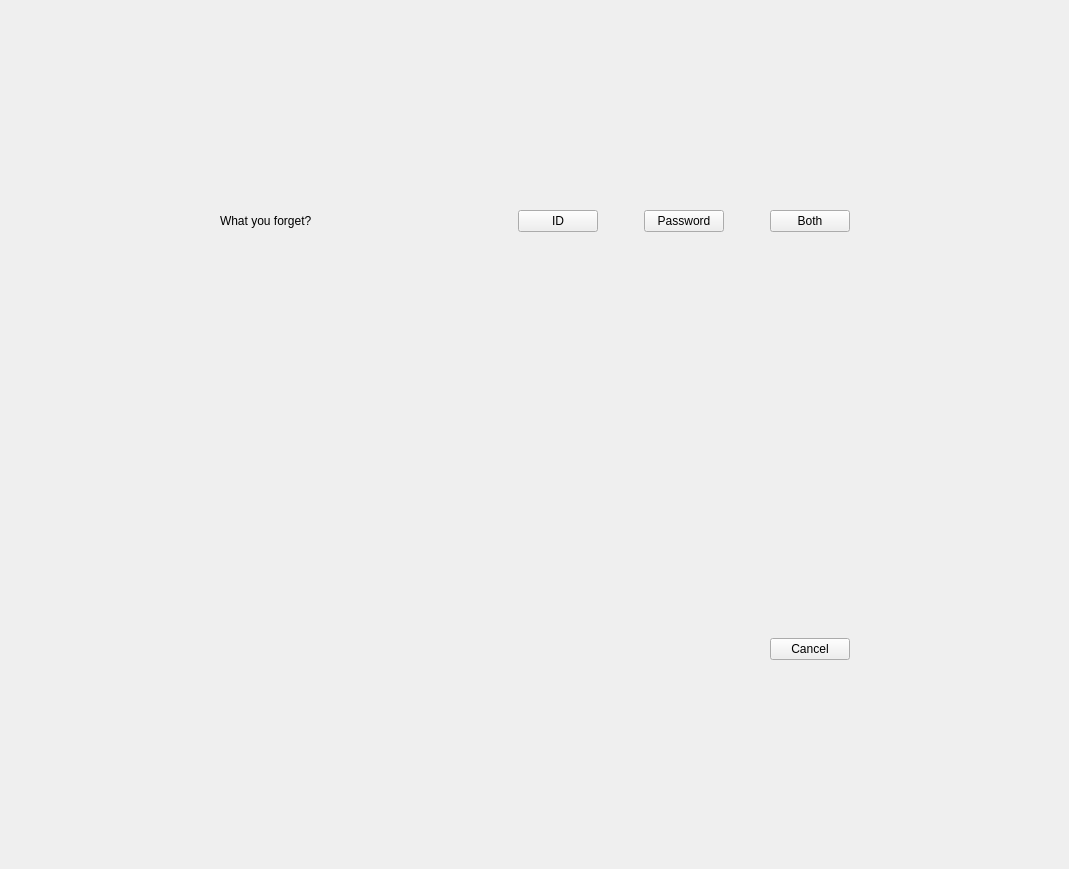
<?xml version="1.0" encoding="UTF-8"?>
<ui version="4.0">
 <class>Form</class>
 <widget class="QWidget" name="Form">
  <property name="geometry">
   <rect>
    <x>0</x>
    <y>0</y>
    <width>1069</width>
    <height>869</height>
   </rect>
  </property>
  <property name="windowTitle">
   <string>Forgotten your ID and password</string>
  </property>
  <property name="styleSheet">
   <string notr="true">font: 14pt &quot;Segoe UI&quot;;</string>
  </property>
  <layout class="QGridLayout" name="gridLayout_2">
   <item row="0" column="0">
    <layout class="QGridLayout" name="gridLayout">
     <item row="0" column="1">
      <spacer name="verticalSpacer_2">
       <property name="orientation">
        <enum>Qt::Vertical</enum>
       </property>
       <property name="sizeHint" stdset="0">
        <size>
         <width>20</width>
         <height>40</height>
        </size>
       </property>
      </spacer>
     </item>
     <item row="1" column="0">
      <spacer name="horizontalSpacer_3">
       <property name="orientation">
        <enum>Qt::Horizontal</enum>
       </property>
       <property name="sizeHint" stdset="0">
        <size>
         <width>40</width>
         <height>20</height>
        </size>
       </property>
      </spacer>
     </item>
     <item row="1" column="1">
      <layout class="QVBoxLayout" name="verticalLayout">
       <item>
        <layout class="QHBoxLayout" name="horizontalLayout">
         <item>
          <widget class="QLabel" name="label">
           <property name="text">
            <string>What you forget?</string>
           </property>
          </widget>
         </item>
         <item>
          <spacer name="horizontalSpacer">
           <property name="orientation">
            <enum>Qt::Horizontal</enum>
           </property>
           <property name="sizeHint" stdset="0">
            <size>
             <width>200</width>
             <height>20</height>
            </size>
           </property>
          </spacer>
         </item>
         <item>
          <widget class="QPushButton" name="idButton">
           <property name="text">
            <string>ID</string>
           </property>
          </widget>
         </item>
         <item>
          <spacer name="horizontalSpacer_5">
           <property name="orientation">
            <enum>Qt::Horizontal</enum>
           </property>
           <property name="sizeHint" stdset="0">
            <size>
             <width>40</width>
             <height>20</height>
            </size>
           </property>
          </spacer>
         </item>
         <item>
          <widget class="QPushButton" name="passButton">
           <property name="text">
            <string>Password</string>
           </property>
          </widget>
         </item>
         <item>
          <spacer name="horizontalSpacer_6">
           <property name="orientation">
            <enum>Qt::Horizontal</enum>
           </property>
           <property name="sizeHint" stdset="0">
            <size>
             <width>40</width>
             <height>20</height>
            </size>
           </property>
          </spacer>
         </item>
         <item>
          <widget class="QPushButton" name="bothButton">
           <property name="text">
            <string>Both</string>
           </property>
          </widget>
         </item>
        </layout>
       </item>
       <item>
        <spacer name="verticalSpacer">
         <property name="orientation">
          <enum>Qt::Vertical</enum>
         </property>
         <property name="sizeType">
          <enum>QSizePolicy::Fixed</enum>
         </property>
         <property name="sizeHint" stdset="0">
          <size>
           <width>20</width>
           <height>400</height>
          </size>
         </property>
        </spacer>
       </item>
       <item>
        <layout class="QHBoxLayout" name="horizontalLayout_2">
         <item>
          <spacer name="horizontalSpacer_2">
           <property name="orientation">
            <enum>Qt::Horizontal</enum>
           </property>
           <property name="sizeHint" stdset="0">
            <size>
             <width>40</width>
             <height>20</height>
            </size>
           </property>
          </spacer>
         </item>
         <item>
          <widget class="QPushButton" name="cancelButton">
           <property name="text">
            <string>Cancel</string>
           </property>
          </widget>
         </item>
        </layout>
       </item>
      </layout>
     </item>
     <item row="1" column="2">
      <spacer name="horizontalSpacer_4">
       <property name="orientation">
        <enum>Qt::Horizontal</enum>
       </property>
       <property name="sizeHint" stdset="0">
        <size>
         <width>40</width>
         <height>20</height>
        </size>
       </property>
      </spacer>
     </item>
     <item row="2" column="1">
      <spacer name="verticalSpacer_3">
       <property name="orientation">
        <enum>Qt::Vertical</enum>
       </property>
       <property name="sizeHint" stdset="0">
        <size>
         <width>20</width>
         <height>40</height>
        </size>
       </property>
      </spacer>
     </item>
    </layout>
   </item>
  </layout>
 </widget>
 <resources/>
 <connections/>
</ui>
